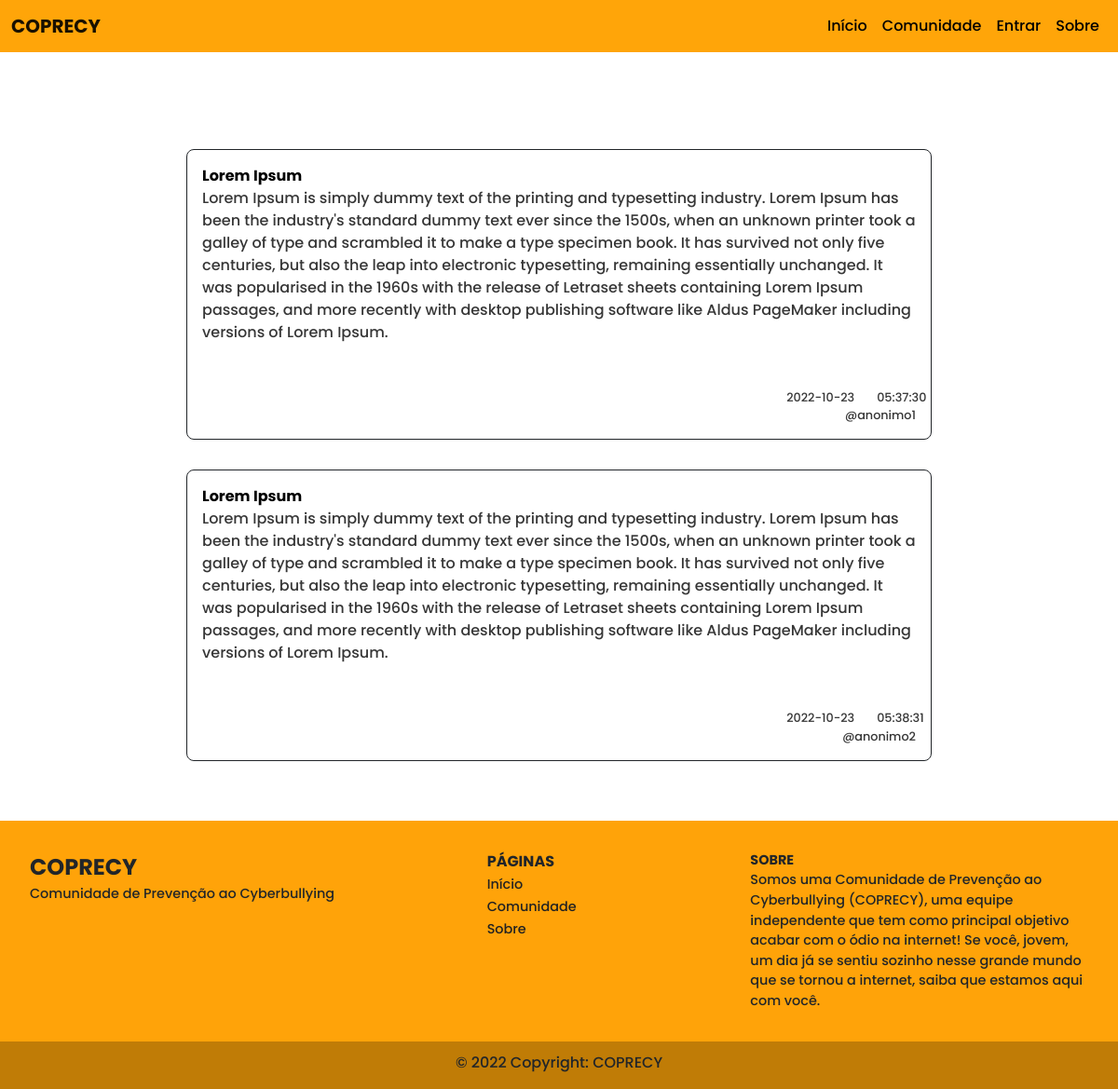
The page /busca_result.php on the database its author committed.
### tables this page shows
CREATE TABLE forum (
  id int PRIMARY KEY AUTO_INCREMENT NOT NULL,
  titulo varchar(100),
  texto varchar(1000),
  usuario varchar(50),
  data date,
  hora time,
  FOREIGN KEY (usuario) REFERENCES usuario(nome)
  ON DELETE CASCADE
);

### busca_result.php (the view, shortened to what this page needs)
<!DOCTYPE html>
<HTML lang="pt-br">
<HEAD>
    <link rel="stylesheet" type="text/css" href="style.css">
    <link href="https://cdn.jsdelivr.net/npm/bootstrap@5.2.1/dist/css/bootstrap.min.css" rel="stylesheet">
</HEAD>
<BODY id ="body">
<?php include("menu.php"); ?>
<div class="container-sm p-3" id="comunidade">
	<?php
	include("conexao.php");
	try {
		$dbh->setAttribute(PDO::ATTR_ERRMODE, PDO::ERRMODE_EXCEPTION);
		$stmt = $dbh->prepare('SELECT * from forum WHERE texto LIKE ?');
		$stmt->bindParam(1, $texto);
		$stmt->execute();
		$result = $stmt->fetchAll(PDO::FETCH_ASSOC);
		if(!empty($result)){
			foreach($result as $row) {
				  echo '<div class="container-sm p-3 border border-dark" id="ampliarforum">';
					echo '<div class="row" id="titulo">';
					  echo '<div class="col"> <b>'. $titulo = $row["titulo"] . '</b></div></div>';
					  echo '<div class="row" id="textoforum">';
					  echo '<div class="col">'. $texto = $row["texto"] . '</div></div><br><br>';
					echo '<div class="row" id="informacoesforum3">';
							echo '<div class="col-sm-7" id="inform">'. $row['data'] . '</div>';
							echo '<div class="col-sm-1" id="inform">'. $row['hora'] . '</div>';
							echo '<div class="col-sm-6" id="inform"> @'. $row['usuario'] . '</div></div>';
							echo '</div>';
			  }
			}
		} catch (PDOException $e) {
		  print "Error!: " . $e->getMessage() . "<br/><br><a href='abrir_forum.php'>voltar</a>";
		  die();
		}
		?>
		</div>
		<?php include("footer.php"); ?>
		</BODY>
		</HTML>

### style.css (style rules this page uses)
* { font-family: "Poppins", sans-serif; font-weight: 500; margin: 0; padding: 0; }
#body { padding: 0; margin: 0; }
#comunidade { width: 80%; color:rgb(54, 54, 54); margin-top: 7em; }
#informacoesforum3 { text-align: right; font-weight: bold; align-items: center; justify-content: end; }
#comunidade { width: 70%; color:rgb(54, 54, 54); margin-top: 7em; margin-bottom: 3em; }
#titulo { color:#000; }
#inform { font-size: 0.8em; }
#ampliarforum { width: 99%; color:rgb(54, 54, 54); margin-top: 2em; border-radius: 0.5em; border-width: 2em; border-color: #000; }

### rows shown on the page
forum: titulo "Lorem Ipsum", texto "Lorem Ipsum is simply dummy text of the printing and typesetting industry. Lorem Ipsum has been the industry's standard dummy text ever since the 1500s, when an unknown printer took a galley of type and scrambled it to make a type specimen book. It has survived not only five centuries, but also the leap into electronic typesetting, remaining essentially unchanged. It was popularised in the 1960s with the release of Letraset sheets containing Lorem Ipsum passages, and more recently with desktop publishing software like Aldus PageMaker including versions of Lorem Ipsum.", data "2022-10-23", hora "05:37:30", usuario "anonimo1"
forum: titulo "Lorem Ipsum", texto "Lorem Ipsum is simply dummy text of the printing and typesetting industry. Lorem Ipsum has been the industry's standard dummy text ever since the 1500s, when an unknown printer took a galley of type and scrambled it to make a type specimen book. It has survived not only five centuries, but also the leap into electronic typesetting, remaining essentially unchanged. It was popularised in the 1960s with the release of Letraset sheets containing Lorem Ipsum passages, and more recently with desktop publishing software like Aldus PageMaker including versions of Lorem Ipsum.", data "2022-10-23", hora "05:38:31", usuario "anonimo2"
